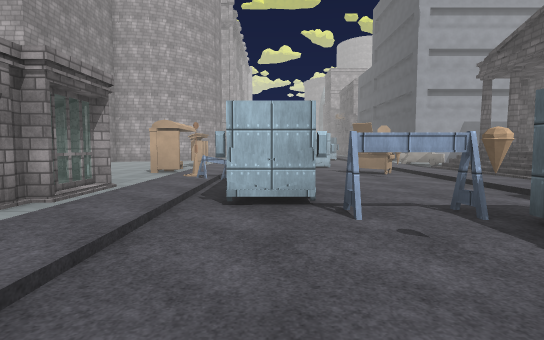
View 1 (above)

24 first-person views from a walk through a scene from a Unity 3-D project. The camera is 1.5 m above the floor, tilts 4° down and sees 80° across. The floor is counted in squares, 2 m on a side. Each view is taken from the middle of a square. On the plan, view 1 faces up. The plan holds only what a view shows up to about 11 squares ahead; the rest is blank. The place goes on beyond the plan. The player character is not drawn. Surface patterns are stand-ins for the level's own textures.

View 2
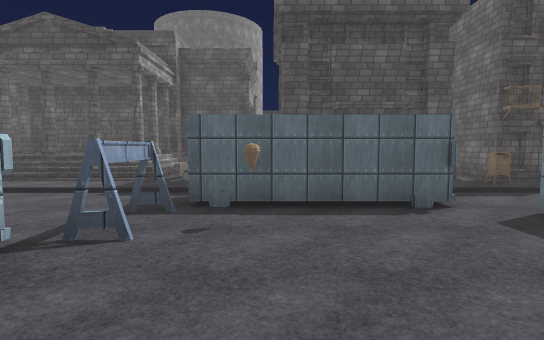

View 3
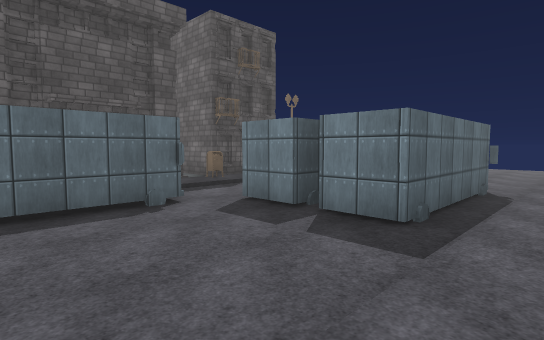

View 4
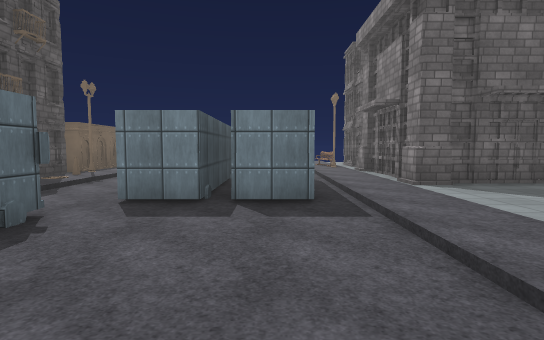

View 5
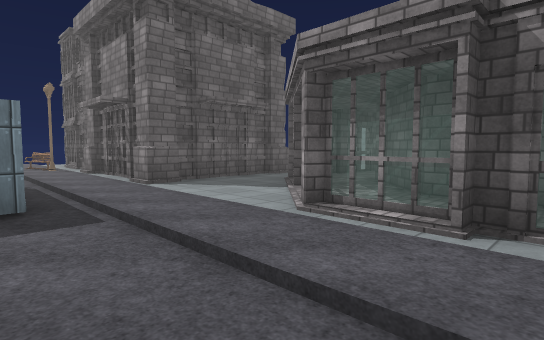

View 6
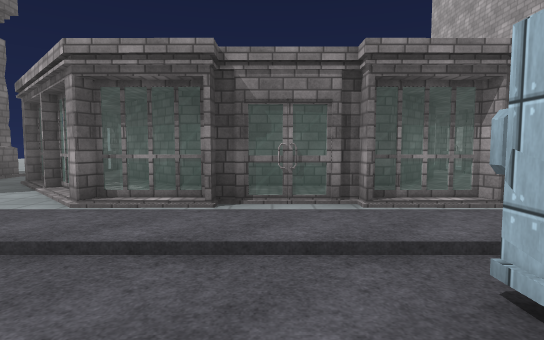

View 7
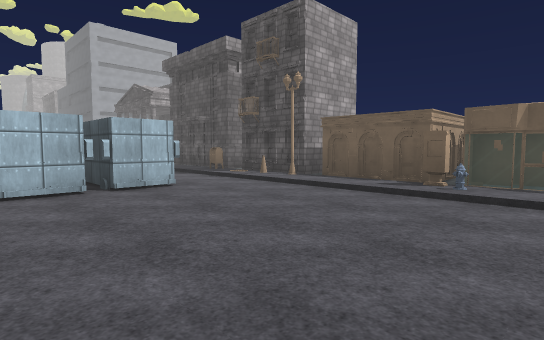

View 8
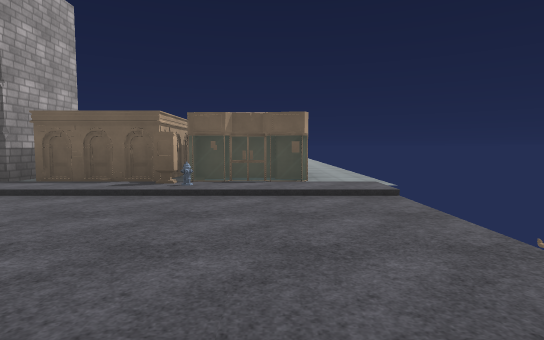

View 9
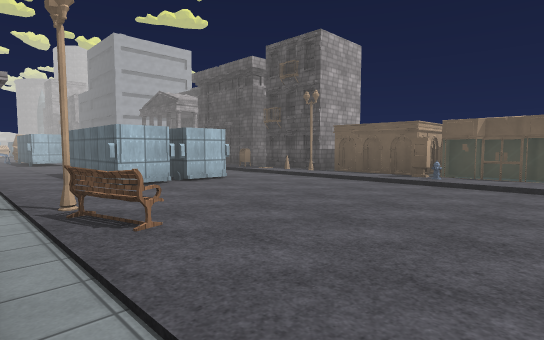

View 10
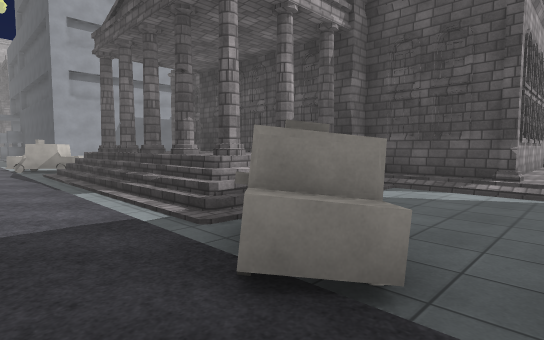

View 11
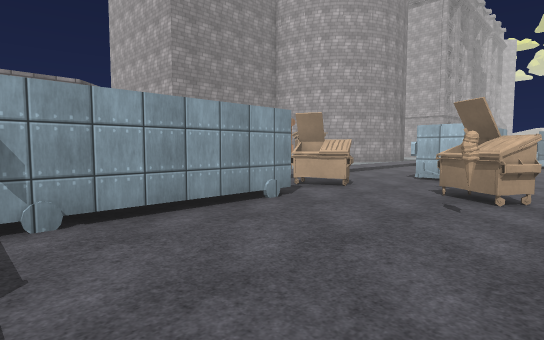

View 12
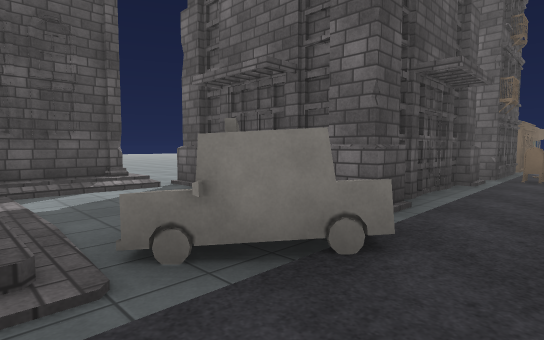

View 13
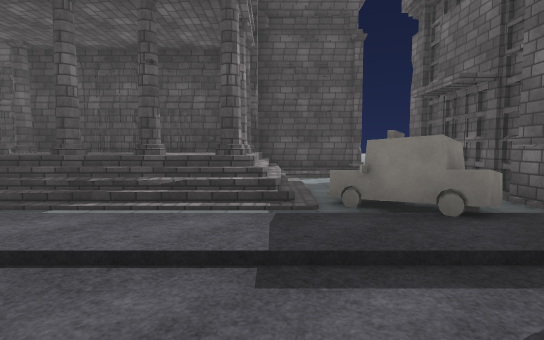

View 14
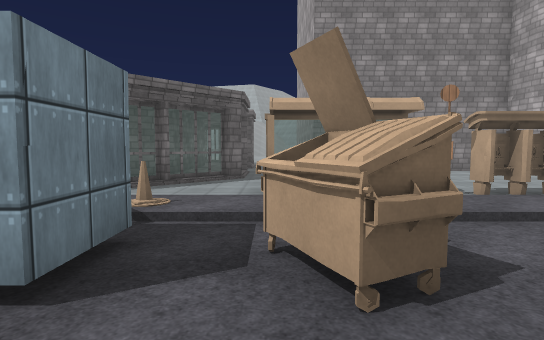

View 15
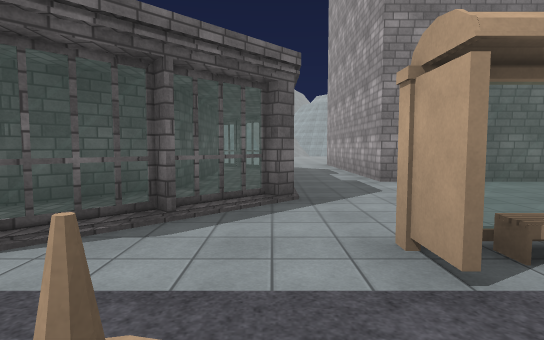

View 16
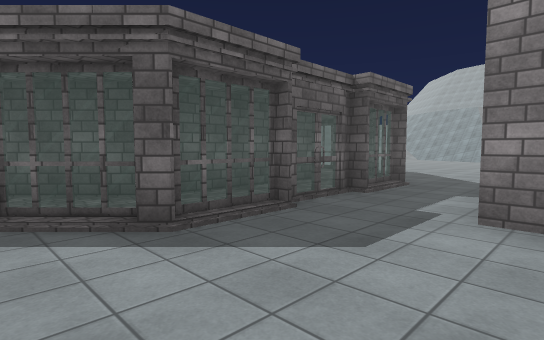

View 17
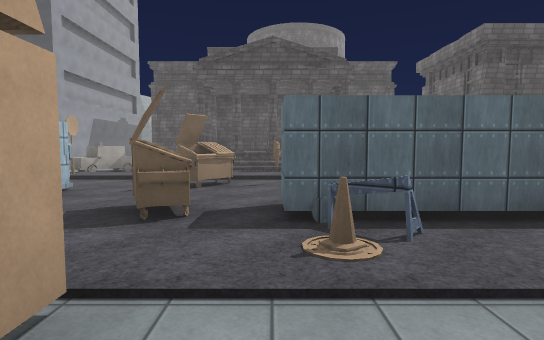

View 18
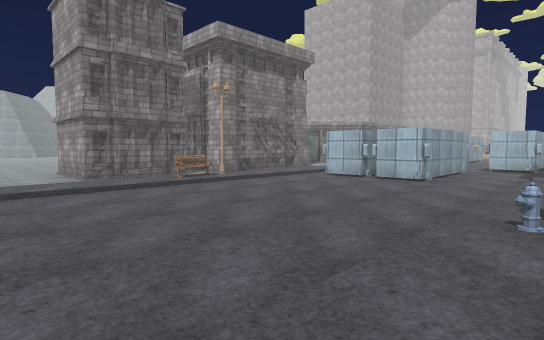

View 19
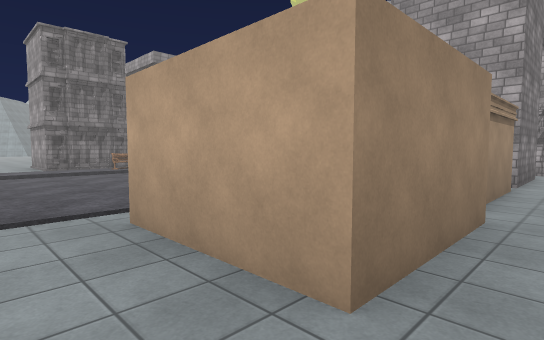

View 20
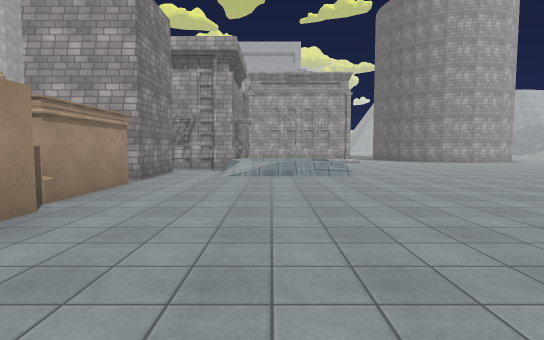

View 21
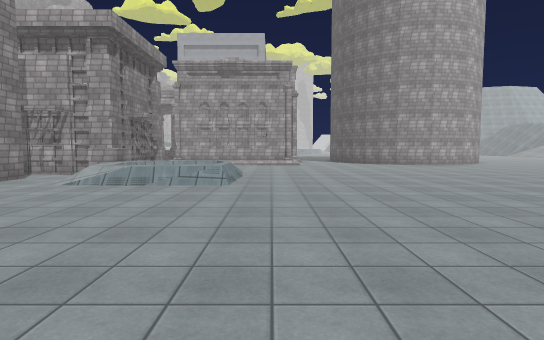

View 22
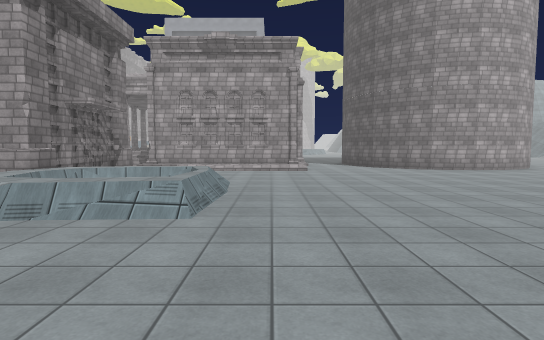

View 23
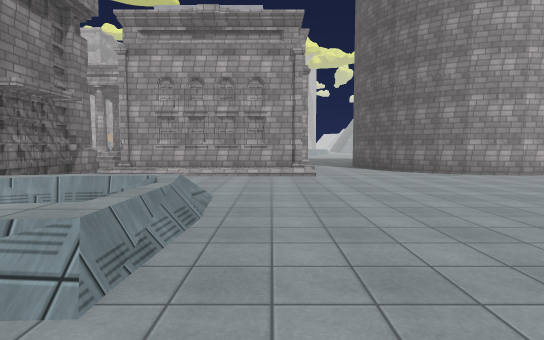

View 24
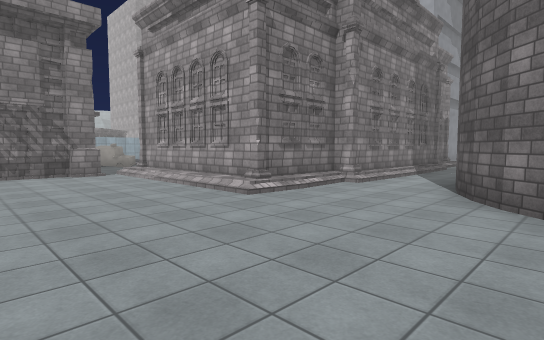

### Floor plan
Key: @ floor where view 1 was taken; # wall or solid block; x gap in a wall; . main floor; : floor 0.25 m higher than the main floor; + floor 0.5 m higher than the main floor; * floor 1.25 m higher than the main floor; / step, stairs or slope; = window, fence, low wall or low ledge; v drop or lower ground; O other object.
Columns run from 15 left of view 1 to 20 right of it. Each row starts with its distance up from view 1.
 11    #####....O:.....///   #
 10    .........//.O..O///#x##    #.
  9  ...........O:.O..O///x* #    #.
  8 ..../####=/..O....O///x* #    #.
  7 .../=:###:=#.:O#...///x* #    #..
  6    =### ###=#:.#.../:=#x##    #..
  5   /=      #:=:.#O..//////#   O+..#
  4   #       #:#:..OO./:O...#   #/..##
  3           #:=:....#/OO...#####/...##
  2           #:=:....#/:...............
  1          ##:=:....#/:####...........
  0          #:=.:.@..#/:#  #...........
 -1         ::=..:....O/:#  #.///.......
 -2         #=...:.OOO./:####/vv/.......
 -3         ..../:.OOO./O#.../  +.......
 -4          ####:.OOO.//###.////.......
 -5             #:.OOO./O###...........
 -6             #:...../#. ...........
 -7           ###:...../:###..........
 -8            ..#...../:###.........
 -9             #O...../##..........
-10           ###:...../OO##.......
-11        ...///:...../:O##......
-12        ......:...../:.......
-13                     .......

Positions as (right, up) in squares from view 1, and headings:
1: (0, 0), facing up
2: (-2, 2), facing right
3: (-2, 2), facing down-right
4: (0, 3), facing down
5: (0, 3), facing down-left
6: (1, 3), facing left
7: (-1, -11), facing up-right
8: (-1, -11), facing right
9: (-3, -12), facing up-right
10: (4, 2), facing up-right
11: (4, 4), facing up-left
12: (4, 5), facing down-right
13: (2, 5), facing right
14: (2, 9), facing left
15: (-1, 8), facing left
16: (-4, 11), facing down-left
17: (-4, 8), facing right
18: (5, -13), facing up-left
19: (9, -13), facing up-left
20: (11, -13), facing up
21: (14, -11), facing up
22: (14, -8), facing up
23: (14, -6), facing up
24: (19, -1), facing up-left
